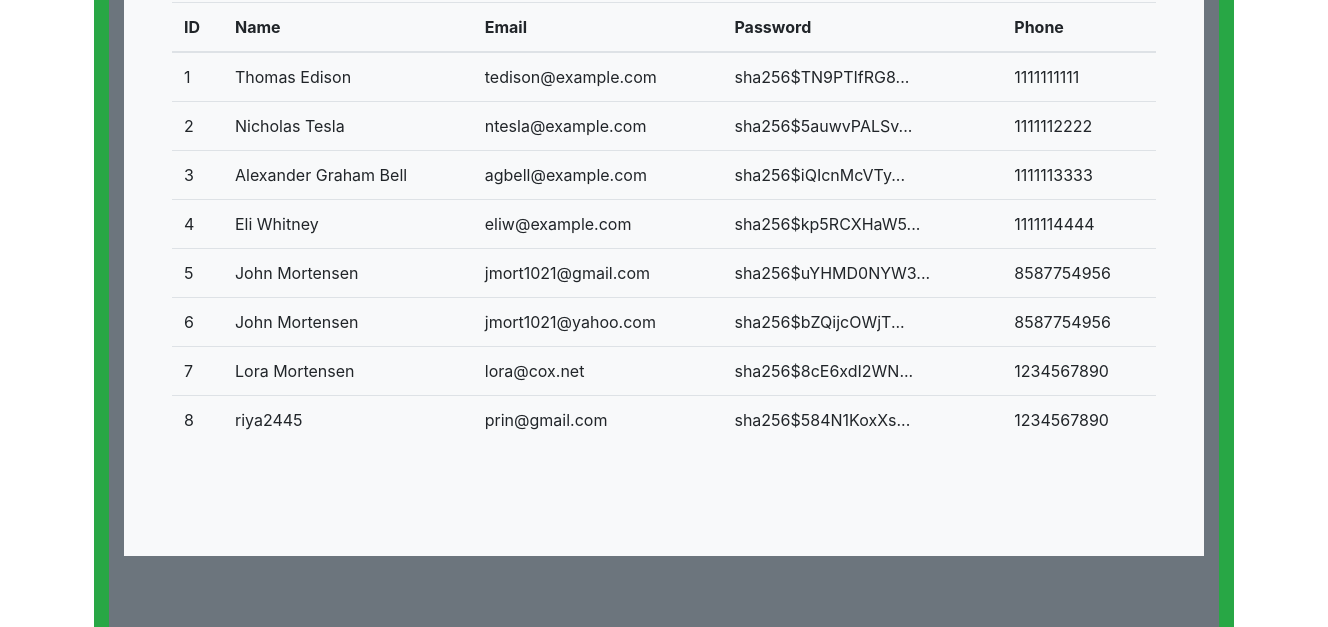
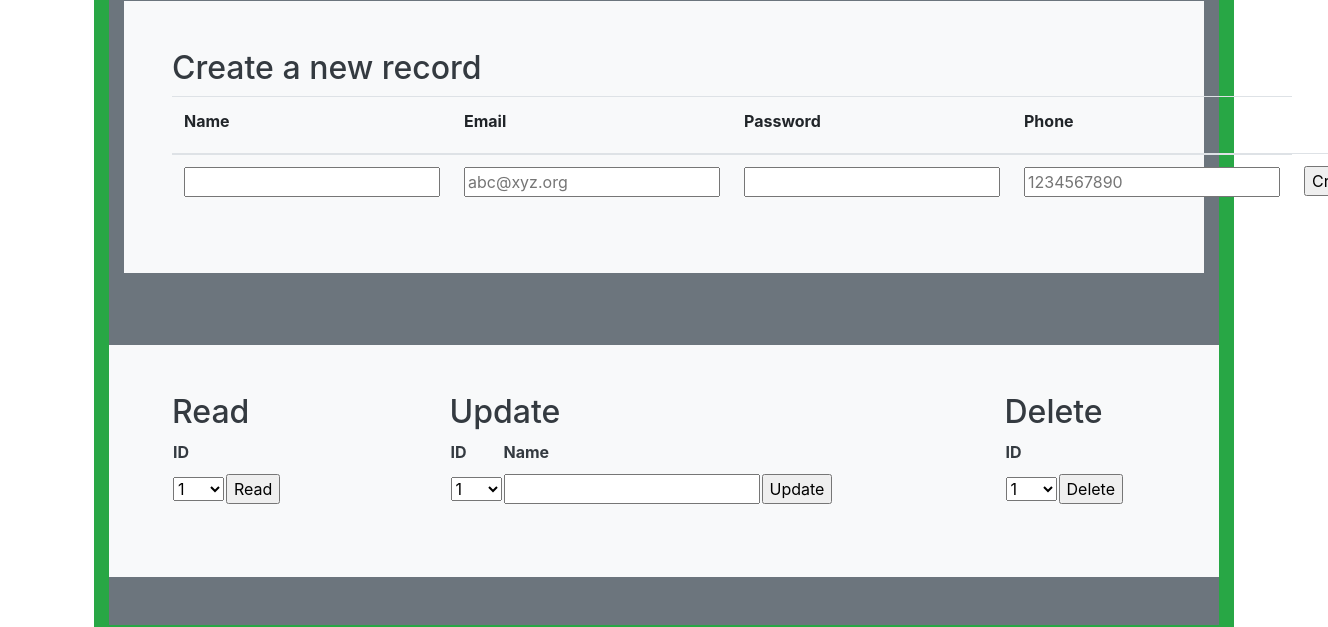
Before: /crud/ (signed in, middle part) with the older database file (2 pictures, top to bottom).
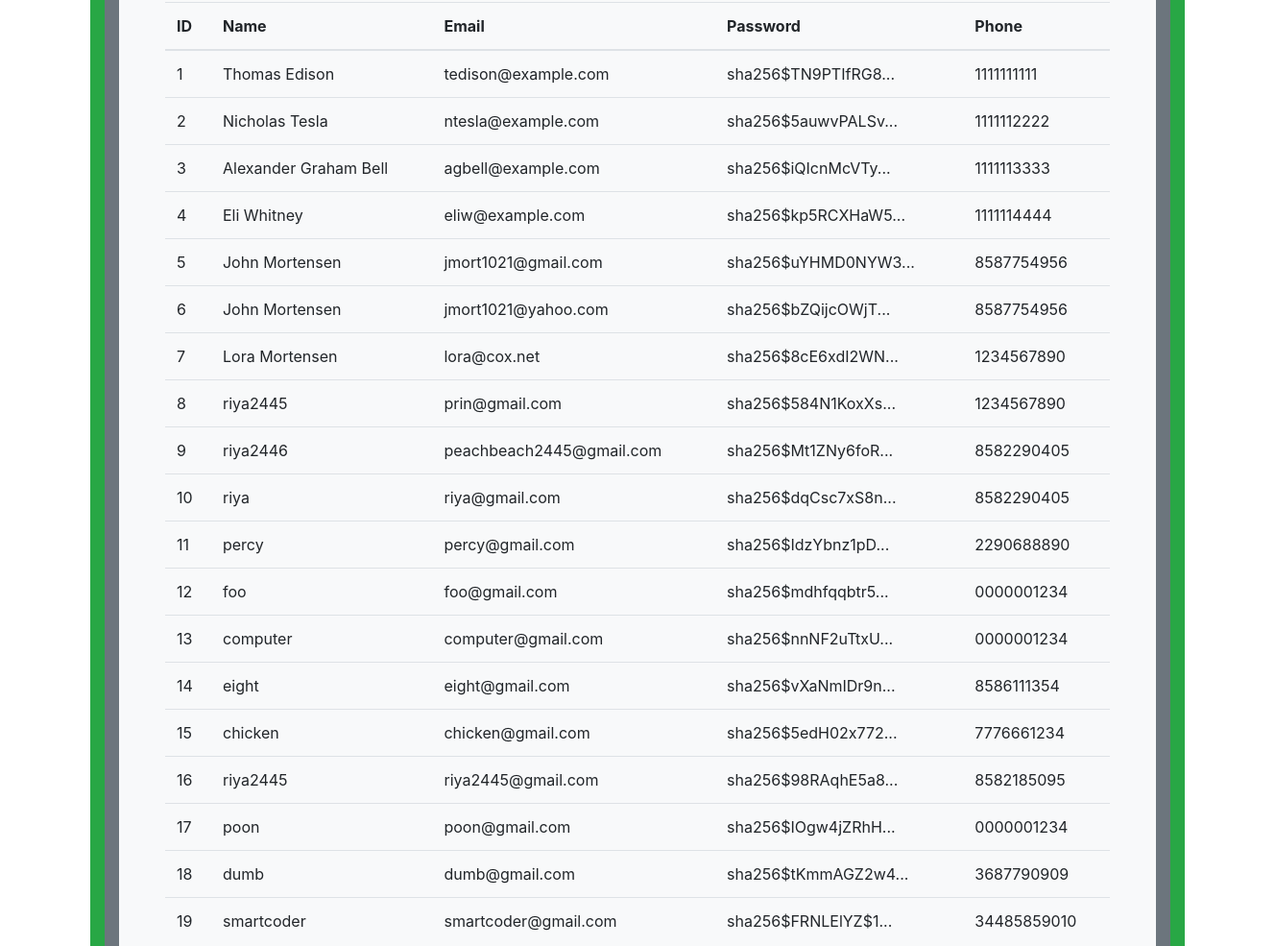
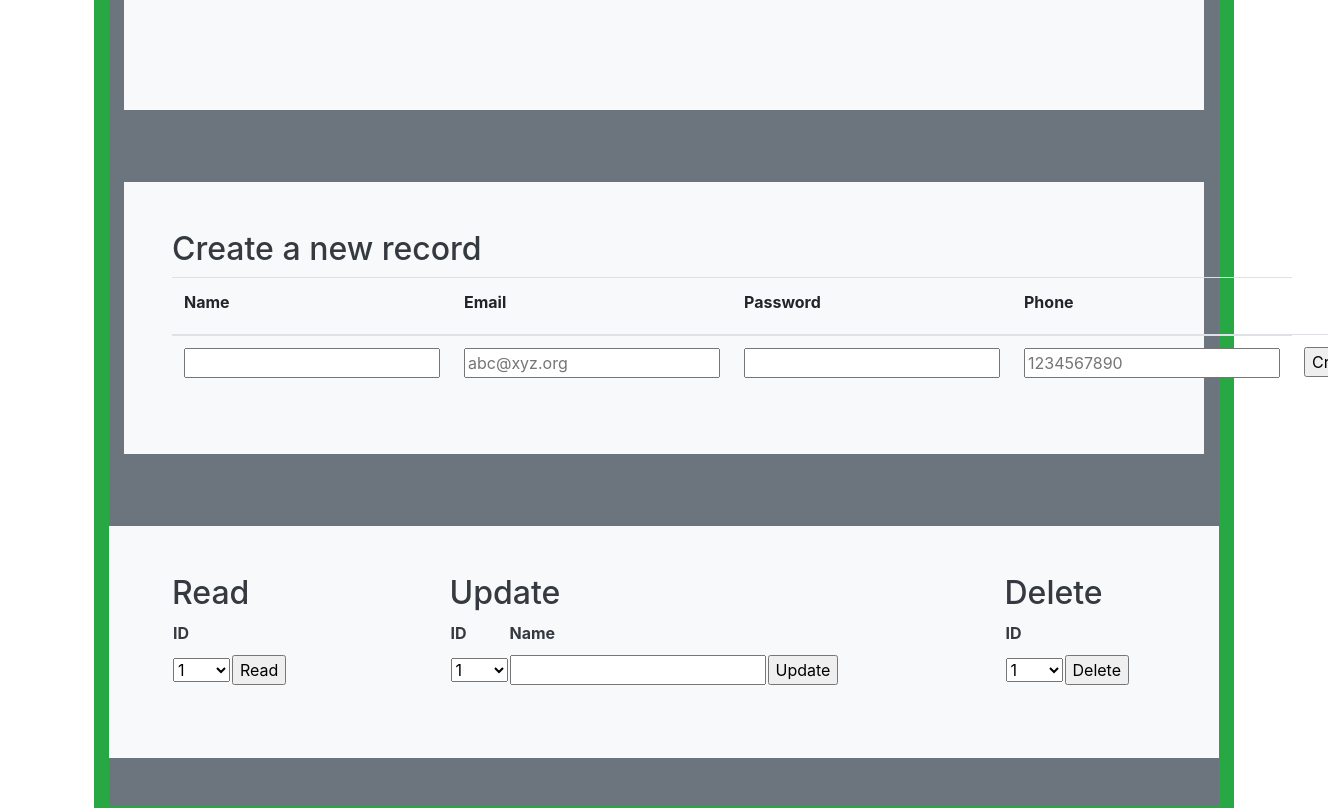
After: the same page with the newer database file (2 pictures, top to bottom).
### cruddy/model.py (models this page shows, shortened)
class Users(UserMixin, db.Model):
    __tablename__ = 'users'
    userID = db.Column(db.Integer, primary_key=True)
    name = db.Column(db.String(255), unique=False, nullable=False)
    email = db.Column(db.String(255), unique=True, nullable=False)
    password = db.Column(db.String(255), unique=False, nullable=False)
    phone = db.Column(db.String(255), unique=False, nullable=False)
    notes = db.relationship("Notes", cascade='all, delete', backref='users', lazy=True)
    def read(self):
        return {
            "userID": self.userID,
            "name": self.name,
            "email": self.email,
            "password": self.password,
            "phone": self.phone,
            "query": "by_alc"  # This is for fun, a little watermark
        }
    def delete(self):
        db.session.delete(self)
        db.session.commit()
        return None

### cruddy/app_crud.py (the view)
@app_crud.route('/')
@login_required  # Flask-Login uses this decorator to restrict acess to logged in users
def crud():
    return render_template("crud.html", table=users_all())

### cruddy/query.py (called while the page is built)
def users_all():
    return users_all_alc()

def users_all_alc():
    table = Users.query.all()
    json_ready = [peep.read() for peep in table]
    return json_ready

@login_manager.user_loader
def user_loader(user_id):
    if user_id is not None:
        return Users.query.get(user_id)
    return None

### templates/crud.html (shortened to what this page needs)
<!DOCTYPE html>
{% extends "layouts/base.html" %}
{% block body %}
    <div class="container py-4 text-light bg-success">
        <div class="container bg-secondary py-4">
            <div class="p-5 mb-4 bg-light text-dark rounded-3">
                <div class="row align-items-md-stretch">
                    <div class="container-fluid py-5">
                        <table class="table">
                            <thead>
                            <tr>
                                <th>ID</th>
                                <th>Name</th>
                                <th>Email</th>
                                <th>Password</th>
                                <th>Phone</th>
                            </tr>
                            </thead>
                            <tbody>
                            {% for row in table %}
                                {% set pn = "" ~ row['phone'] %}
                                {% set pnf = "(" ~ pn[0:3] ~ ")" ~ pn[3:6] ~ "-" ~ pn[6:10] %}
                                <tr>
                                    <td>{{ row['userID'] }}</td>
                                    <td>{{ row['name'] }}</td>
                                    <td>{{ row['email'] }}</td>
                                    <td>{{ row['password'] | truncate(20) }}</td>
                                    <td>{{ row['phone'] }}</td>
                                </tr>
                            {% endfor %}
                            </tbody>
                        </table>
                    </div>
                </div>
            </div>
        </div>
        <div class="container bg-secondary py-4">
            <div class="p-5 mb-4 bg-light text-dark rounded-3">
                <h2>Create a new record</h2>
                <form method="POST" ID="create" action={{url_for('crud.create')}} >
                    <table class="table">
                        <thead>
                        <tr>
                            <th><label for="name">Name</label></th>
                            <th><label for="email">Email</label></th>
                            <th><label for="password">Password</label></th>
                            <th><label for="phone">Phone</label></th>
                        </tr>
                        </thead>
                        <tbody>
                        <tr>
                            <td><input type="text" name="name" id="name" required></td>
                            <td><input type="email" name="email" id="email" placeholder="abc@xyz.org" required></td>
                            <td><input type="password" name="password" id="password" required></td>
                            <td><input type="tel" name="phone" id="phone" pattern="[0-9]{10}" placeholder="1234567890" required></td>
                            <td><input type="submit" value="Create"></td>
                        </tr>
                        </tbody>
                    </table>
                </form>
            </div>
        </div>
        <div class="container bg-secondary py-4">
            <div class="row mb-4 bg-light text-dark rounded-3">
                <div class="col-md-3">
                    <div class="p-5 mb-4 bg-light text-dark rounded-3">
                        <h2>Read</h2>
                        <form method="POST" ID="read" action={{url_for('crud.read')}} >
                            <table id="read_table">
                                <tr><th><label for="read_userid">ID</label></th></tr>
                                <tr>
                                    <td>
                                        <select name="userid" id="read_userid">
                                            <optgroup label="userid">
                                                {% for row in table %}
                                                    <option label="{{ row['userID'] }}">{{ row['userID'] }}</option>
                                                {% endfor %}
                                            </optgroup>
                                        </select>
                                    </td>
                                    <td>
                                        <input type="submit" value="Read">
                                    </td>
                                </tr>
                            </table>
                        </form>
                    </div>
                </div>
                <div class="col-md-6">
                    <div class="p-5 mb-4 bg-light text-dark rounded-3">
                        <h2>Update</h2>
                        <form method="POST" ID="update" action={{url_for('crud.update')}} >
                            <table id="update_table">
                                <tr>
                                    <th><label for="update_userid">ID</label></th>
                                    <th><label for="update_name">Name</label></th>
                                </tr>
                                <tr>
                                    <td>
                                        <select name="userid" id="update_userid">
                                            <optgroup label="userid">
                                                {% for row in table %}
                                                    <option label="{{ row['userID'] }}">{{ row['userID'] }}</option>
                                                {% endfor %}
                                            </optgroup>
                                        </select>
                                    </td>
                                    <td><input type="text" name="name" id="update_name" required></td>
                                    <td><input type="submit" value="Update"></td>
                                </tr>
                            </table>
                        </form>
                    </div>
                </div>
                <div class="col-md-3">
                    <div class="p-5 mb-4 bg-light text-dark rounded-3">
                        <h2>Delete</h2>
                        <form method="POST" ID="read" action={{url_for('crud.delete')}} >
                            <table id="read_table">
                                <tr><th><label for="delete_userid">ID</label></th></tr>
                                <tr>
                                    <td>
                                        <select name="userid" id="delete_userid">
                                            <optgroup label="userid">
                                                {% for row in table %}
                                                    <option label="{{ row['userID'] }}">{{ row['userID'] }}</option>
                                                {% endfor %}
                                            </optgroup>
                                        </select>
                                    </td>
                                    <td><input type="submit" value="Delete"></td>
                                </tr>
                            </table>
                        </form>
                    </div>
                </div>
            </div>
        </div>
    </div>
{% endblock %}

### templates/layouts/base.html (shortened to what this page needs)
<!DOCTYPE HTML>
<html lang="en">
{%  set basename = "Books" %}
<head>
    <link rel="stylesheet" href="https://stackpath.bootstrapcdn.com/bootstrap/4.3.1/css/bootstrap.min.css">
    <link rel="stylesheet" href="https://cdnjs.cloudflare.com/ajax/libs/font-awesome/4.7.0/css/font-awesome.min.css">
</head>
<body>
{% include "layouts/navbar.html" %}
{% block body %}{% endblock %}
</body>

### templates/layouts/navbar.html (shortened to what this page needs)
<html>
<head>
    <link rel="stylesheet" href="https://stackpath.bootstrapcdn.com/bootstrap/4.3.1/css/bootstrap.min.css">
</head>

### templates/layouts/base.html (style rules this page uses)
html, body { margin: 0; height: 100%; background-repeat:no-repeat; background-attachment:fixed; background-position:100% 100%; min-height:100%; min-width:100%; background-size:cover; margin: 0; height: 100%; animation: fadein 2s; -moz-animation: fadein 2s; -webkit-animation: fadein 2s; -o-animation: fadein 2s; background-color: white; font-family: "Trebuchet MS"; }

Changed rows visible on the page:
added Users: userID "9", name "riya2446", email "peachbeach2445@gmail.com", password "sha256$Mt1ZNy6foR...", phone "8582290405"
added Users: userID "10", name "riya", email "riya@gmail.com", password "sha256$dqCsc7xS8n...", phone "8582290405"
added Users: userID "11", name "percy", email "percy@gmail.com", password "sha256$IdzYbnz1pD...", phone "2290688890"
added Users: userID "12", name "foo", email "foo@gmail.com", password "sha256$mdhfqqbtr5...", phone "0000001234"
added Users: userID "13", name "computer", email "computer@gmail.com", password "sha256$nnNF2uTtxU...", phone "0000001234"
added Users: userID "14", name "eight", email "eight@gmail.com", password "sha256$vXaNmIDr9n...", phone "8586111354"
added Users: userID "15", name "chicken", email "chicken@gmail.com", password "sha256$5edH02x772...", phone "7776661234"
added Users: userID "16", name "riya2445", email "riya2445@gmail.com", password "sha256$98RAqhE5a8...", phone "8582185095"
added Users: userID "17", name "poon", email "poon@gmail.com", password "sha256$IOgw4jZRhH...", phone "0000001234"
added Users: userID "18", name "dumb", email "dumb@gmail.com", password "sha256$tKmmAGZ2w4...", phone "3687790909"
added Users: userID "19", name "smartcoder", email "smartcoder@gmail.com", password "sha256$FRNLElYZ$1...", phone "34485859010"
